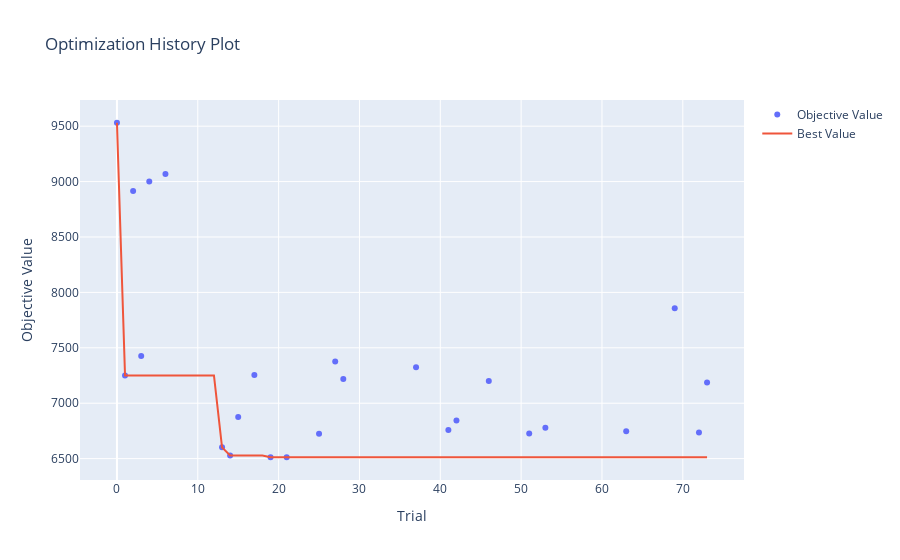

Here is the notebook cell this chart was saved with:
### Markdown cell above
## 5. Visualizaciones (0.5 puntos)

<p align="center">
  <img src="https://media.tenor.com/F-LgB1xTebEAAAAd/look-at-this-graph-nickelback.gif">
</p>


Satisfecho con su trabajo, Fiu le pregunta si es posible generar visualizaciones que permitan entender el entrenamiento de su modelo.

A partir del siguiente <a href = https://optuna.readthedocs.io/en/stable/tutorial/10_key_features/005_visualization.html#visualization>enlace</a>, genere las siguientes visualizaciones:

1. Gráfico de historial de optimización
2. Gráfico de coordenadas paralelas
3. Gráfico de importancia de hiperparámetros

Comente sus resultados:

4. ¿Desde qué *trial* se empiezan a observar mejoras notables en sus resultados?
5. ¿Qué tendencias puede observar a partir del gráfico de coordenadas paralelas?
6. ¿Cuáles son los hiperparámetros con mayor importancia para la optimización de su modelo?

### Code cell
# 1. Grafico de historial de optimización ------------------------------------------------------
plot_optimization_history(study_prunning)

### Figure 1 — Plotly figure (JSON) as saved in the notebook; plotly's stock layout.template omitted (floating-point values rounded to 4 significant figures)
{"data": [{"mode": "markers", "name": "Objective Value", "type": "scatter", "x": [0, 1, 2, 3, 4, 6, 13, 14, 15, 17, 19, 21, 25, 27, 28, 37, 41, 42, 46, 51, 53, 63, 69, 72, 73], "y": [9531.0, 7251.0, 8914.0, 7425.0, 9002.0, 9069.0, 6602.0, 6528.0, 6877.0, 7254.0, 6513.0, 6512.0, 6725.0, 7375.0, 7218.0, 7325.0, 6759.0, 6845.0, 7201.0, 6727.0, 6778.0, 6748.0, 7856.0, 6736.0, 7187.0]}, {"mode": "lines", "name": "Best Value", "type": "scatter", "x": [0, 1, 2, 3, 4, 5, 6, 7, 8, 9, 10, 11, 12, 13, 14, 15, 16, 17, 18, 19, 20, 21, 22, 23, 24, 25, 26, 27, 28, 29, 30, 31, 32, 33, 34, 35, 36, 37, 38, 39, 40, 41, 42, 43, 44, 45, 46, 47, 48, 49, 50, 51, 52, 53, 54, 55, 56, 57, 58, 59, 60, 61, 62, 63, 64, 65, 66, 67, 68, 69, 70, 71, 72, 73], "y": [9531.0, 7251.0, 7251.0, 7251.0, 7251.0, 7251.0, 7251.0, 7251.0, 7251.0, 7251.0, 7251.0, 7251.0, 7251.0, 6602.0, 6528.0, 6528.0, 6528.0, 6528.0, 6528.0, 6513.0, 6513.0, 6512.0, 6512.0, 6512.0, 6512.0, 6512.0, 6512.0, 6512.0, 6512.0, 6512.0, 6512.0, 6512.0, 6512.0, 6512.0, 6512.0, 6512.0, 6512.0, 6512.0, 6512.0, 6512.0, 6512.0, 6512.0, 6512.0, 6512.0, 6512.0, 6512.0, 6512.0, 6512.0, 6512.0, 6512.0, 6512.0, 6512.0, 6512.0, 6512.0, 6512.0, 6512.0, 6512.0, 6512.0, 6512.0, 6512.0, 6512.0, 6512.0, 6512.0, 6512.0, 6512.0, 6512.0, 6512.0, 6512.0, 6512.0, 6512.0, 6512.0, 6512.0, 6512.0, 6512.0]}, {"marker": {"color": "#cccccc"}, "mode": "markers", "name": "Infeasible Trial", "showlegend": false, "type": "scatter", "x": [], "y": []}], "layout": {"title": {"text": "Optimization History Plot"}, "xaxis": {"title": {"text": "Trial"}}, "yaxis": {"title": {"text": "Objective Value"}}}}
